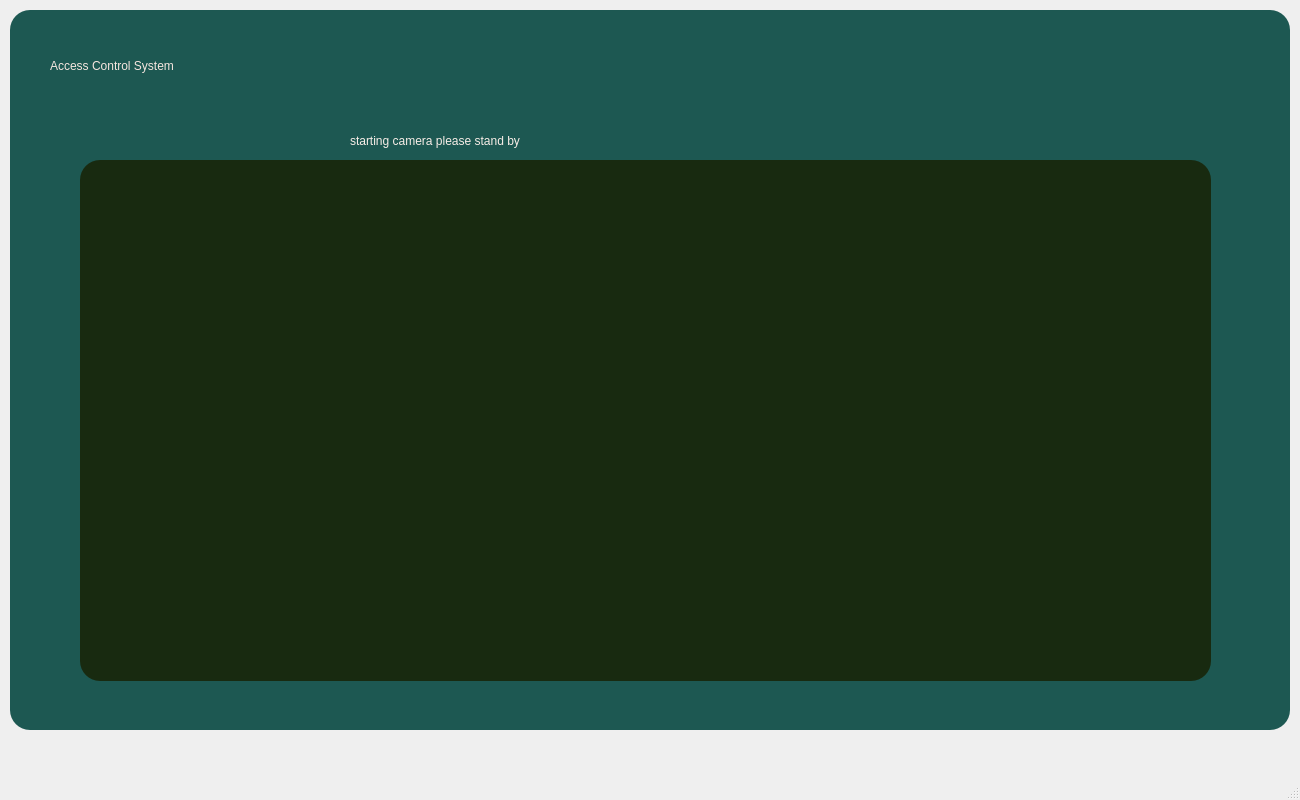
<?xml version="1.0" encoding="UTF-8"?>
<ui version="4.0">
 <class>ui2</class>
 <widget class="QMainWindow" name="ui2">
  <property name="geometry">
   <rect>
    <x>0</x>
    <y>0</y>
    <width>1300</width>
    <height>800</height>
   </rect>
  </property>
  <property name="windowTitle">
   <string>MainWindow</string>
  </property>
  <widget class="QWidget" name="centralwidget">
   <widget class="QFrame" name="dropscreen">
    <property name="geometry">
     <rect>
      <x>10</x>
      <y>10</y>
      <width>1280</width>
      <height>720</height>
     </rect>
    </property>
    <property name="styleSheet">
     <string notr="true">QFrame{
	
	background-color: rgb(29, 88, 82);
	border-radius:20px;

}</string>
    </property>
    <property name="frameShape">
     <enum>QFrame::StyledPanel</enum>
    </property>
    <property name="frameShadow">
     <enum>QFrame::Raised</enum>
    </property>
    <widget class="QLabel" name="label_6">
     <property name="geometry">
      <rect>
       <x>340</x>
       <y>110</y>
       <width>541</width>
       <height>41</height>
      </rect>
     </property>
     <property name="styleSheet">
      <string notr="true">font: 900 20pt &quot;Akira Expanded&quot;;
color: rgb(247, 237, 231);</string>
     </property>
     <property name="text">
      <string>starting camera please stand by</string>
     </property>
    </widget>
    <widget class="QLabel" name="label_10">
     <property name="geometry">
      <rect>
       <x>40</x>
       <y>40</y>
       <width>481</width>
       <height>31</height>
      </rect>
     </property>
     <property name="styleSheet">
      <string notr="true">font: 900 24pt &quot;Akira Expanded&quot;;
color: rgb(245, 230, 223);</string>
     </property>
     <property name="text">
      <string>Access Control System</string>
     </property>
     <property name="scaledContents">
      <bool>false</bool>
     </property>
    </widget>
    <widget class="QFrame" name="frame">
     <property name="geometry">
      <rect>
       <x>70</x>
       <y>150</y>
       <width>1131</width>
       <height>521</height>
      </rect>
     </property>
     <property name="styleSheet">
      <string notr="true">QFrame{
	

	background-color: rgb(24, 42, 16);
	border-radius:20px;

}</string>
     </property>
     <property name="frameShape">
      <enum>QFrame::StyledPanel</enum>
     </property>
     <property name="frameShadow">
      <enum>QFrame::Raised</enum>
     </property>
    </widget>
   </widget>
  </widget>
  <widget class="QMenuBar" name="menubar">
   <property name="geometry">
    <rect>
     <x>0</x>
     <y>0</y>
     <width>1300</width>
     <height>21</height>
    </rect>
   </property>
  </widget>
  <widget class="QStatusBar" name="statusbar"/>
 </widget>
 <resources/>
 <connections/>
</ui>
